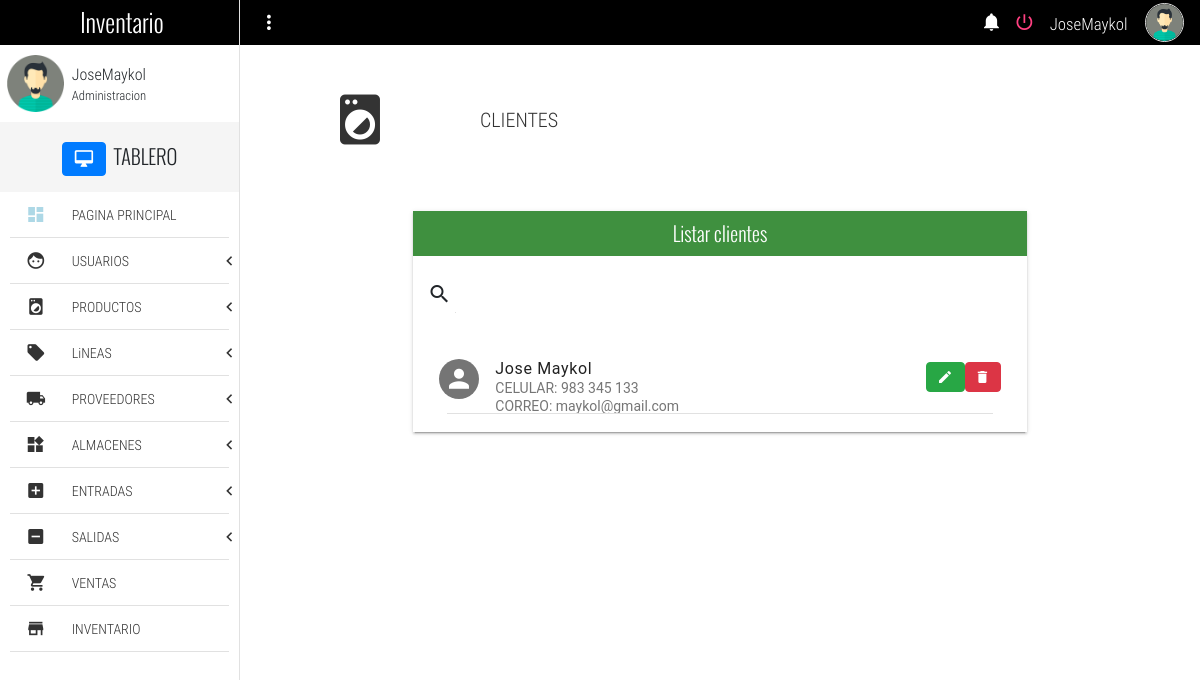
The page /listClient (signed in) on the database as committed earlier.
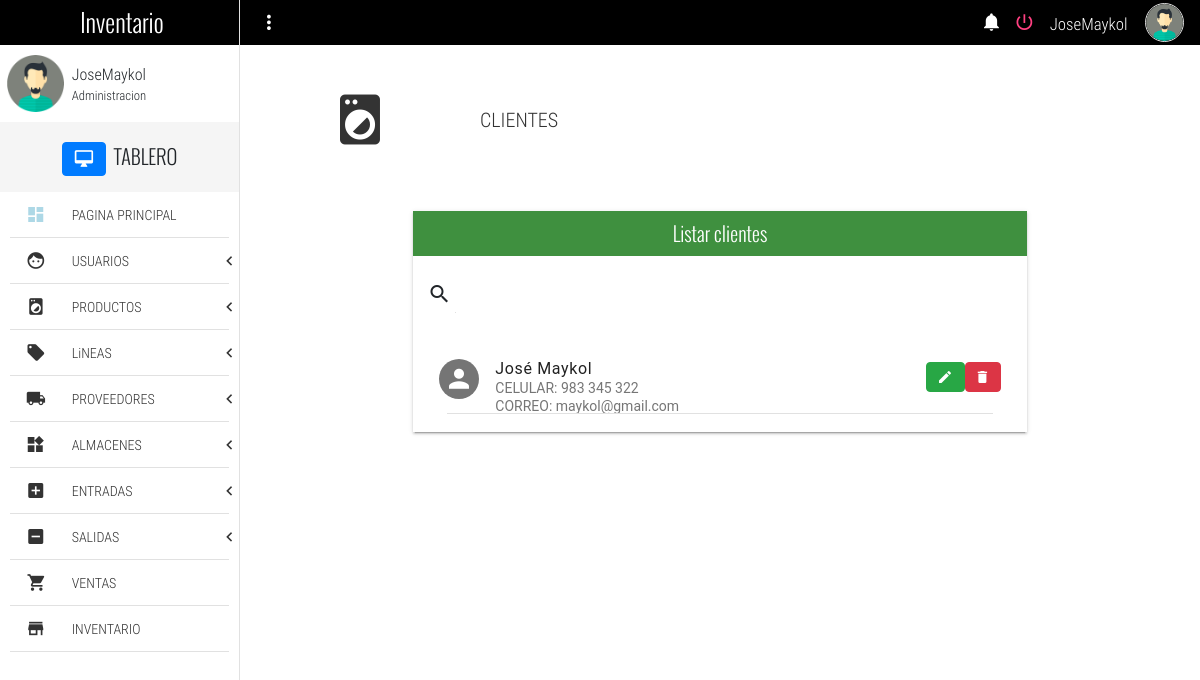
The same page on the database as committed later.
### Inventario/models.py (models this page shows, shortened)
class Client(models.Model):
    customer_name =  models.CharField(max_length= 60, null= True, verbose_name= "Nombre del cliente")
    phone = models.CharField(max_length=20, null= True, verbose_name= "Numero de telefono")
    email = models.EmailField(null= True, verbose_name= "Correo electronico")
    razon_social = models.CharField(max_length=200,null=True, verbose_name="Razon social")
    RUC =models.CharField(null=True, max_length=11,verbose_name="RUC")
    class Meta:
        verbose_name = "Cliente"
        verbose_name_plural = "Clientes"

### Inventario/views.py (the view)
# urls.py: path('listClient', views.listClient, name ='listClient'),
def listClient(request):
    context = {
        'clientes' : Client.objects.all(),
        }
    return render(request, "listClient.html", context)

### Templates/listClient.html (shortened to what this page needs)
{% extends 'base.html' %}
{% load static %}
{% block content %}
	<section class="full-width pageContent">
		<section class="full-width header-well">
			<div class="full-width header-well-icon">
				<i class="zmdi zmdi-washing-machine"></i>
			</div>
			<div class="full-width header-well-text">
				<p class="text-condensedLight">
					CLIENTES
				</p>
			</div>
		</section>
		<div class="mdl-tabs__panel" id="tabListClient">
				<div class="mdl-grid">
					<div class="mdl-cell mdl-cell--4-col-phone mdl-cell--8-col-tablet mdl-cell--8-col-desktop mdl-cell--2-offset-desktop">
						<div class="full-width panel mdl-shadow--2dp">
							<div class="full-width panel-tittle bg-success text-center tittles">
								Listar clientes
							</div>
							<div class="full-width panel-content">
								<form action="#">
									<div class="mdl-textfield mdl-js-textfield mdl-textfield--expandable">
										<label class="mdl-button mdl-js-button mdl-button--icon" for="searchClient">
											<i class="zmdi zmdi-search"></i>
										</label>
									</div>
								</form>
								<div class="mdl-list">
									{% for cliente in clientes %}
									<div class="mdl-list__item mdl-list__item--two-line">
										<span class="mdl-list__item-primary-content">
											<i class="zmdi zmdi-account mdl-list__item-avatar"></i>
											<span>{{cliente.customer_name}}</span>
											<span class="mdl-list__item-sub-title">CELULAR: {{cliente.phone}}</span>
											<span class="mdl-list__item-sub-title">CORREO: {{cliente.email}}</span>
										</span>
										<a href="/editClient/{{cliente.id}}" class="btn btn-success zmdi zmdi-edit" role="button"></a>
										<a href="/deleteClient/{{cliente.id}}" class="btn btn-danger zmdi zmdi-delete" role="button" onClick="return confirm('¿Seguro que quieres borrar a {{ cliente.customer_name }}?');"></a>
									</div>
									<li class="full-width divider-menu-h"></li>
									{% endfor %}
								</div>
							</div>
						</div>
					</div>
				</div>
			</div>
	</section>
{% endblock %}

Rows that differ between the two databases and show on the page:
changed Client "maykol@gmail.com": customer_name "Jose Maykol" → "José Maykol"; phone "983 345 133" → "983 345 322"
